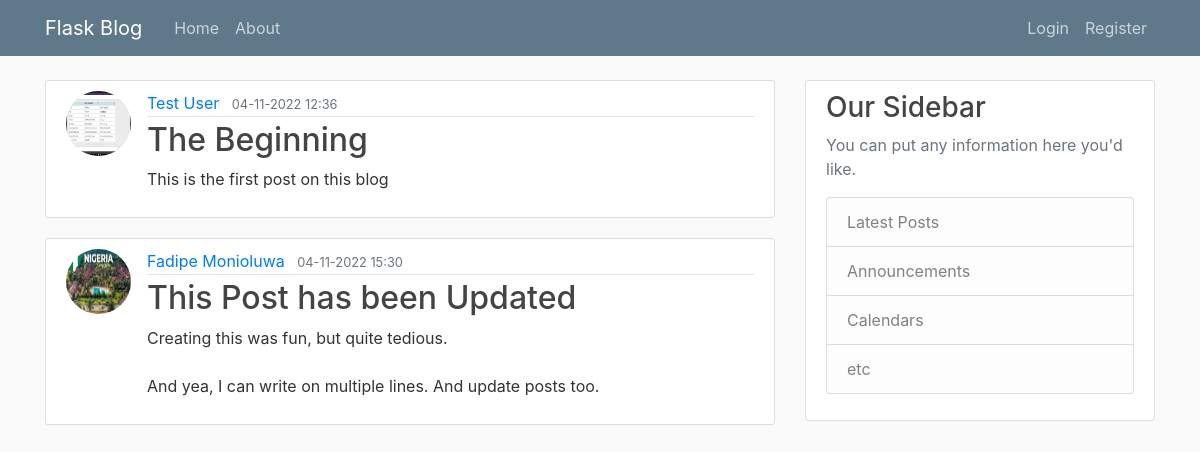
The page /home on the database its author committed.
### app/models.py (models this page shows, shortened)
class Article(db.Model, UserMixin):
    id = db.Column(db.Integer, primary_key=True)
    title = db.Column(db.String(100), nullable=False)
    date_posted = db.Column(db.DateTime, nullable=False, default=datetime.utcnow)
    content = db.Column(db.Text, nullable=False)
    user_id = db.Column(db.Integer, db.ForeignKey('user.id'), nullable=False)

class User(db.Model, UserMixin):
    id = db.Column(db.Integer, primary_key=True)
    first_name = db.Column(db.String(20), unique=True, nullable=False)
    last_name = db.Column(db.String(20), unique=True, nullable=False)
    email = db.Column(db.String(120), unique=True, nullable=False)
    image_file = db.Column(db.String(20), nullable=False, default='default.jpg')
    password = db.Column(db.String(60), nullable=False)
    posts = db.relationship('Article', backref='author', lazy=True)

### app/main/routes.py (the view)
@main.route("/")
@main.route("/home")
def home():
    posts = Article.query.all()
    return render_template('home.html', posts=posts)

### app/templates/home.html
{% extends "base.html" %}
{% block content %}
    {% for post in posts%}
        <article class="media content-section">
            <img class="rounded-circle article-img" src="{{ url_for('static', filename='profile_pics/' + post.author.image_file) }}">
            <div class="media-body">
            <div class="article-metadata">
                <a class="mr-2" href="#">{{ post.author.first_name }} {{ post.author.last_name }}</a>
                <small class="text-muted">{{ post.date_posted.strftime("%d-%m-%Y %H:%M") }}</small>
            </div>
            <h2><a class="article-title" href="{{ url_for('posts.post', post_id=post.id) }}">{{ post.title }}</a></h2>
            <p class="article-content">{{ post.content }}</p>
            </div>
        </article>
    {% endfor %}
{% endblock content %}

### app/templates/base.html (shortened to what this page needs)
<!DOCTYPE html>
<html lang="en">
<head>
    <link rel="stylesheet" href="https://maxcdn.bootstrapcdn.com/bootstrap/4.0.0/css/bootstrap.min.css">
    <link rel="stylesheet" type="text/css", href="{{ url_for('static', filename='base.css') }}">
</head>
<body>
    <header class="site-header">
        <nav class="navbar navbar-expand-md navbar-dark bg-steel fixed-top">
          <div class="container">
            <a class="navbar-brand mr-4" href="/">Flask Blog</a>
            <div class="collapse navbar-collapse" id="navbarToggle">
              <div class="navbar-nav">
                <a class="nav-item nav-link" href="{{ url_for('main.home') }}">Home</a>
                <a class="nav-item nav-link" href="{{ url_for('main.about') }}">About</a>
              </div>
              <div class="navbar-nav ml-auto">
                {% if current_user.is_authenticated %}
                  <a class="nav-item nav-link" href="{{ url_for('posts.new_post') }}">New Post</a>
                  <a class="nav-item nav-link" href="{{ url_for('users.account') }}">Account</a>
                  <a class="nav-item nav-link" href="{{ url_for('users.logout') }}">Logout</a>
                {% else %}
                  <a class="nav-item nav-link" href="{{ url_for('users.login') }}">Login</a>
                  <a class="nav-item nav-link" href="{{ url_for('users.register') }}">Register</a>
                {% endif %}
              </div>
            </div>
          </div>
        </nav>
    </header>
    <main role="main" class="container">
        <div class="row">
          <div class="col-md-8">
            {% block content %}{% endblock %}
          </div>
          <div class="col-md-4">
            <div class="content-section">
              <h3>Our Sidebar</h3>
              <p class='text-muted'>You can put any information here you'd like.
                <ul class="list-group">
                  <li class="list-group-item list-group-item-light">Latest Posts</li>
                  <li class="list-group-item list-group-item-light">Announcements</li>
                  <li class="list-group-item list-group-item-light">Calendars</li>
                  <li class="list-group-item list-group-item-light">etc</li>
                </ul>
              </p>
            </div>
          </div>
        </div>
    </main>
</body>
</html>

### app/static/base.css (style rules this page uses)
body { background: #fafafa; color: #333333; margin-top: 5rem; }
h1, h2, h3, h4, h5, h6 { color: #444444; }
.bg-steel { background-color: #5f788a; }
.site-header .navbar-nav .nav-link { color: #cbd5db; }
.content-section { background: #ffffff; padding: 10px 20px; border: 1px solid #dddddd; border-radius: 3px; margin-bottom: 20px; }
.article-title { color: #444444; }
.article-content { white-space: pre-line; }
.article-img { height: 65px; width: 65px; margin-right: 16px; }
.article-metadata { padding-bottom: 1px; margin-bottom: 4px; border-bottom: 1px solid #e3e3e3 }

### rows shown on the page
Article: image_file (picture), author.first_name "Test", author.last_name "User", date_posted "04-11-2022 12:36", title "The Beginning", content "This is the first post on this blog"
Article: image_file (picture), author.first_name "Fadipe", author.last_name "Monioluwa", date_posted "04-11-2022 15:30", title "This Post has been Updated", content "Creating this was fun, but quite tedious. And yea, I can write on multiple lines. And update posts too."
